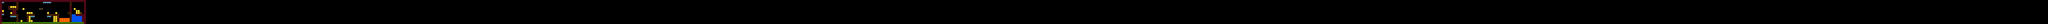

This is a level from a 2D game, rendered from its Tiled map with the project's own tilesets. A one-line summary and the map file follow, with tile-layer data summarised:
An orthogonal 1000x12 tile map with 64x64 px tiles, 2 tile layers (non Collidable, Collidable Tiles), 2 tilesets and 6 objects (2x checkpoint, Walker, Spitter, spawn, end).

<map version="1.0" orientation="orthogonal" renderorder="right-down" width="1000" height="12" tilewidth="64" tileheight="64" nextobjectid="46">
 <tileset firstgid="1" name="Basic" tilewidth="64" tileheight="64" spacing="2" margin="2" tilecount="32" columns="16">
  <image source="../textures/test.png" width="1056" height="132" />
 </tileset>
 <tileset firstgid="33" name="Door" tilewidth="64" tileheight="64" spacing="2" margin="2" tilecount="2" columns="2">
  <image source="../textures/door_wood.png" width="132" height="66" />
 </tileset>
 <layer name="non Collidable" width="1000" height="12">
  <data>[12000 cells, 55 non-empty, 6 distinct tile ids]</data>
 </layer>
 <layer name="Collidable Tiles" width="1000" height="12">
  <data>[12000 cells, 174 non-empty, 6 distinct tile ids]</data>
 </layer>
 <objectgroup name="Objects">
  <object id="38" name="Walker" type="Walker" x="1123.03" y="625" width="155" height="79">
   <properties>
    <property name="leftRoom" type="int" value="1" />
    <property name="name" value="raptor" />
    <property name="rightRoom" type="int" value="2" />
   </properties>
  </object>
  <object id="43" name="Spitter" type="Spitter" x="1393.21" y="618" width="82" height="86">
   <properties>
    <property name="projFrequency" type="float" value="1" />
    <property name="projLifetime" type="float" value="2" />
    <property name="xVelocity" type="float" value="1" />
    <property name="yVelocity" type="float" value="1" />
   </properties>
  </object>
  <object id="48" name="spawn" x="128" y="128" width="64" height="576" />
  <object id="44" name="checkpoint" x="579.03" y="234.061" width="64" height="384" />
  <object id="47" name="end" x="2496" y="384" width="64" height="64" />
  <object id="45" name="checkpoint" x="1792" y="64" width="64" height="384" />
 </objectgroup>
</map>
